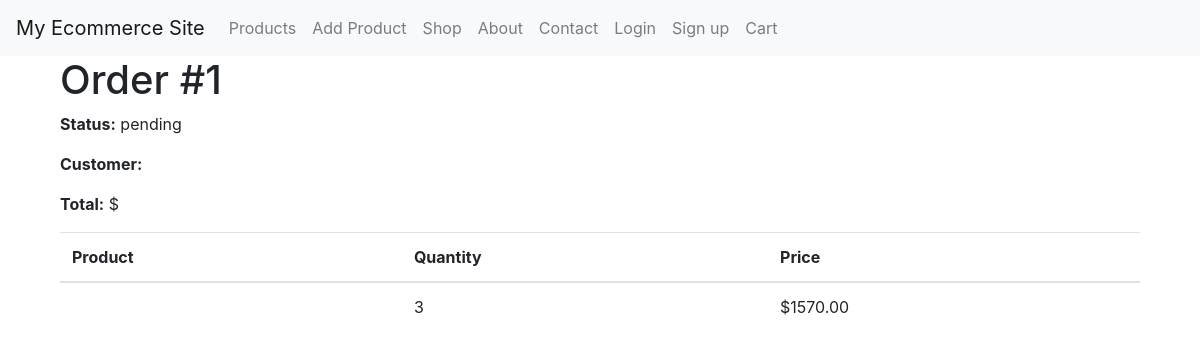
The app's page /orders/1/ with its own data.
### MyShop/models.py (models this page shows)
class Order(models.Model):
    STATUS_CHOICES = [
        ('pending', 'Pending'),
        ('processing', 'Processing'),
        ('shipped', 'Shipped'),
        ('delivered', 'Delivered'),
    ]
    customer = models.ForeignKey(Customer, on_delete=models.CASCADE)
    order_date = models.DateTimeField(auto_now_add=True)
    status = models.CharField(max_length=20, choices=STATUS_CHOICES)
    shipping_address = models.CharField(max_length=100)
    shipping_city = models.CharField(max_length=50)
    shipping_state = models.CharField(max_length=50)
    shipping_country = models.CharField(max_length=50)
    shipping_zip_code = models.CharField(max_length=10)

class OrderItem(models.Model):
    order = models.ForeignKey(Order, on_delete=models.CASCADE)
    product = models.ForeignKey(Product, on_delete=models.CASCADE)
    quantity = models.PositiveIntegerField()
    price = models.DecimalField(max_digits=10, decimal_places=2)

### MyShop/views.py (the view)
# urls.py: path('orders/<int:order_id>/', views.order_detail, name='order_detail'),
def order_detail(request, order_id):
    order = get_object_or_404(Order, pk=order_id)
    order_items = OrderItem.objects.filter(order=order)
    return render(request, 'order_detail.html', {'order': order, 'order_items': order_items})

### templates/order_detail.html
{% extends 'base.html' %}
{% block content %}
<div class="container">
    <div class="row">
      <div class="col-md-6">
        <h1>Order #{{ order.id }}</h1>
        <p><strong>Status:</strong> {{ order.status }}</p>
        <p><strong>Customer:</strong> {{ order.customer.name }}</p>
        <p><strong>Total:</strong> ${{ order.total_price }}</p>
      </div>
    </div>
    <div class="row">
      <div class="col-md-12">
        <table class="table">
          <thead>
            <tr>
              <th>Product</th>
              <th>Quantity</th>
              <th>Price</th>
            </tr>
          </thead>
          <tbody>
            {% for order_item in order_items %}
            <tr>
              <td>{{ order_item.product.name }}</td>
              <td>{{ order_item.quantity }}</td>
              <td>${{ order_item.price }}</td>
            </tr>
          {% endfor %}
        </tbody>
      </table>
    </div>
  </div>
</div>
{% endblock %}

### records on screen
Order: id "1", status "pending"
OrderItem: quantity "3", price "1570.00"
